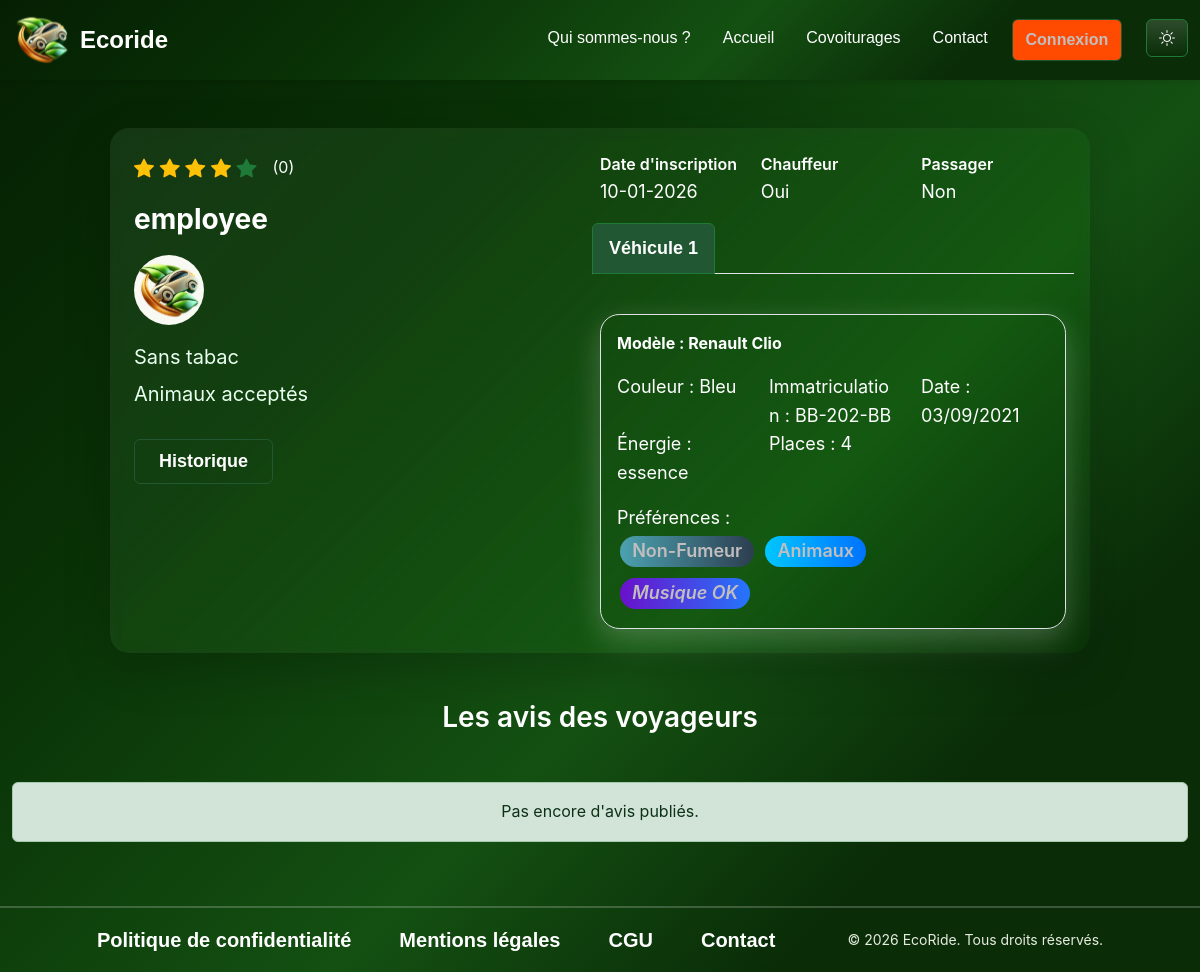
The page /profil/2 on the database its author committed.
### tables this page shows
CREATE TABLE IF NOT EXISTS `users` (
    `id` INT NOT NULL AUTO_INCREMENT,
    `pseudo` VARCHAR(50) NOT NULL,
    `email` VARCHAR(100) NOT NULL,
    `password` VARCHAR(255) NOT NULL,
    `role_id` INT NOT NULL DEFAULT 1,
    `is_active` TINYINT(1) NOT NULL DEFAULT 1,
    `credits` INT NULL DEFAULT 20,
    `note` DECIMAL(4, 2) NULL DEFAULT 0.00,
    `photo` VARCHAR(255) NULL,
    `created_at` DATETIME NULL DEFAULT CURRENT_TIMESTAMP,
    `travel_role` ENUM(
        'passager',
        'chauffeur',
        'les-deux'
    ) NOT NULL DEFAULT 'passager',
    `email_verified` TINYINT(1) NOT NULL DEFAULT 0,
    `email_verification_token` VARCHAR(64) NULL,
    `email_verification_expires` DATETIME NULL,
    PRIMARY KEY (`id`),
    UNIQUE KEY `ux_users_pseudo` (`pseudo`),
    UNIQUE KEY `ux_users_email` (`email`),
    KEY `fk_users_role` (`role_id`),
    CONSTRAINT `fk_users_role` FOREIGN KEY (`role_id`) REFERENCES `roles` (`id`) ON DELETE RESTRICT ON UPDATE RESTRICT
);

CREATE TABLE IF NOT EXISTS `vehicles` (
    `id` INT NOT NULL AUTO_INCREMENT,
    `user_id` INT NOT NULL,
    `marque` VARCHAR(50) NOT NULL,
    `modele` VARCHAR(50) NOT NULL,
    `couleur` VARCHAR(50) NULL,
    `immatriculation` VARCHAR(20) NOT NULL,
    `date_premiere_immatriculation` DATE NOT NULL,
    `fuel_type_id` INT NULL,
    `places_dispo` INT NOT NULL,
    `preferences` TEXT NULL,
    `custom_preferences` TEXT NULL,
    `created_at` DATETIME NULL DEFAULT CURRENT_TIMESTAMP,
    PRIMARY KEY (`id`),
    UNIQUE KEY `ux_vehicles_immat` (`immatriculation`),
    KEY `fk_vehicles_user` (`user_id`),
    KEY `fk_vehicles_fuel` (`fuel_type_id`),
    CONSTRAINT `fk_vehicles_user` FOREIGN KEY (`user_id`) REFERENCES `users` (`id`) ON DELETE CASCADE ON UPDATE RESTRICT,
    CONSTRAINT `fk_vehicles_fuel` FOREIGN KEY (`fuel_type_id`) REFERENCES `fuel_types` (`id`) ON DELETE SET NULL ON UPDATE RESTRICT
);

CREATE TABLE IF NOT EXISTS `fuel_types` (
    `id` INT NOT NULL AUTO_INCREMENT,
    `type_name` VARCHAR(50) NOT NULL,
    PRIMARY KEY (`id`),
    UNIQUE KEY `ux_fuel_types_name` (`type_name`)
);

### src/View/pages/profil-public.php (the view, shortened to what the rows shown need)
<?php
$reviewsCount = is_array($reviews ?? null) ? count($reviews) : 0;
?>
<div class="container-fluid py-5 my-profil-page profil-public-page">
    <div class="card shadow-lg border-0 rounded-4 p-4 mb-5 header-card">
        <div class="row g-3 g-lg-0 align-items-start profil-public-header">
            <div class="col-12 col-md-5 col-lg-6 text-center text-md-start mb-2 mb-lg-0 d-flex">
                <div class="left-stack d-flex flex-column align-items-center align-items-md-start gap-2 w-100">
                    <div class="d-flex align-items-center gap-2 mb-2">
                        <span class="fs-5">
                        </span>
                        <span class="ms-2">(<?= (int)$reviewsCount ?>)</span>
                    </div>
                    <h2 class="fw-bold mb-2" style="word-break:normal;overflow-wrap:normal;max-width:100%;">
                        <?= htmlspecialchars($profileUser['pseudo'] ?? '') ?>
                    </h2>
                    <?php $__avatar = !empty($profileUser['photo']) ? $profileUser['photo'] : (defined('DEFAULT_AVATAR_URL') ? DEFAULT_AVATAR_URL : '/assets/images/logo.svg'); ?>
                    <img src="<?= htmlspecialchars($__avatar) ?>" alt="Avatar" class="rounded-circle bg-white mb-2" style="width:70px;height:70px;object-fit:cover;" onerror="this.onerror=null;this.src='<?= defined('DEFAULT_AVATAR_URL') ? DEFAULT_AVATAR_URL : '/assets/images/logo.svg' ?>';">
                    <ul class="list-unstyled small mb-3">
                        <?php
                        $prefMap = ['animaux' => 'Animaux acceptés', 'pas-animaux' => 'Pas d\'animaux', 'fumeur' => 'Fumeur', 'non-fumeur' => 'Sans tabac'];
                        $prefsOut = [];
                        foreach (($vehicles ?? []) as $v) {
                            foreach (explode(',', $v->getPreferences() ?? '') as $p) {
                                $pc = strtolower(trim($p));
                                if (isset($prefMap[$pc])) $prefsOut[$pc] = $prefMap[$pc];
                            }
                        }
                        foreach ($prefsOut as $label) {
                            echo '<li>' . htmlspecialchars($label) . '</li>';
                        }
                        ?>
                    </ul>
                    <div class="d-flex flex-md-row gap-2 history-cta mt-3 mt-md-auto align-self-md-start">
                        <a href="#" class="btn btn-custom-outline px-4">Historique</a>
                    </div>
                </div>
            </div>
            <div class="col-12 col-md-7 col-lg-6">
                <div class="row g-3">
                    <div class="col-6 col-lg-4">
                        <div class="fw-semibold">Date d'inscription</div>
                        <div class="small"><?= !empty($profileUser['created_at']) ? date('d-m-Y', strtotime($profileUser['created_at'])) : 'Non renseignée' ?></div>
                    </div>
                    <?php if (!empty($vehicles)): ?>
                        <ul class="nav nav-tabs mb-4" id="vehicleTabs" role="tablist">
                            <?php foreach ($vehicles as $index => $vehicle): ?>
                                <li class="nav-item" role="presentation">
                                    <button class="nav-link <?= $index === 0 ? 'active' : '' ?>" id="vehicle-tab-<?= $index ?>"
                                        data-bs-toggle="tab" data-bs-target="#vehicle-<?= $index ?>" type="button" role="tab">
                                        Véhicule <?= $index + 1 ?>
                                    </button>
                                </li>
                            <?php endforeach; ?>
                        </ul>
                        <div class="tab-content" id="vehicleTabsContent">
                            <?php foreach ($vehicles as $index => $vehicle): ?>
                                <div class="tab-pane fade <?= $index === 0 ? 'show active' : '' ?>" id="vehicle-<?= $index ?>" role="tabpanel">
                                    <div class="card bg-transparent border rounded-3 p-3">
                                        <div class="fw-bold mb-3">
                                            Modèle : <?= htmlspecialchars($vehicle->getMarque()) . ' ' . htmlspecialchars($vehicle->getModele()) ?>
                                        </div>
                                        <div class="row small">
                                            <div class="col-md-4">Couleur : <?= htmlspecialchars($vehicle->getCouleur()) ?></div>
                                            <div class="col-md-4">Immatriculation : <?= htmlspecialchars($vehicle->getImmatriculation()) ?></div>
                                            <div class="col-md-4">Date : <?= date('d/m/Y', strtotime($vehicle->getDatePremiereImmatriculation())) ?></div>
                                            <div class="col-md-4">Énergie : <?= htmlspecialchars($vehicle->getFuelTypeName() ?? 'Non renseigné') ?></div>
                                            <div class="col-md-4">Places : <?= htmlspecialchars($vehicle->getPlacesDispo()) ?></div>
                                            <div class="col-12 mt-3">
                                                <strong>Préférences :</strong><br>
                                                <?php
                                                $prefs = explode(',', $vehicle->getPreferences() ?? '');
                                                $allowedPrefs = ['fumeur', 'non-fumeur', 'animaux', 'pas-animaux'];
                                                foreach ($prefs as $pref) {
                                                    $prefClean = strtolower(trim($pref));
                                                    if (in_array($prefClean, $allowedPrefs)) {
                                                        echo '<span class="badge badge-pref ' . $prefClean . ' me-2">' . htmlspecialchars($prefClean) . '</span>';
                                                    }
                                                }
                                                if (!empty($vehicle->getCustomPreferences())) {
                                                    echo '<span class="badge badge-pref custom">' . htmlspecialchars(trim($vehicle->getCustomPreferences())) . '</span>';
                                                }
                                                ?>
                                            </div>
                                        </div>
                                    </div>
                                </div>
                            <?php endforeach; ?>
                        </div>
                    <?php else: ?>
                        <div class="p-3 border rounded-3 bg-dark bg-opacity-25 w-100">Aucun véhicule renseigné</div>
                    <?php endif; ?>
                </div>
            </div>
        </div>
    </div>
    <h2 class="text-center mb-5">Les avis des voyageurs</h2>
</div>

### rows shown on the page
users: pseudo "employee", photo (picture), created_at "10-01-2026"
vehicles: marque "Renault", modele "Clio", couleur "Bleu", immatriculation "BB-202-BB", date_premiere_immatriculation "03/09/2021", fuel_type.type_name "essence", places_dispo "4", preferences "Non-Fumeur", preferences "Animaux", custom_preferences "Musique OK"

### other values the page prints
$reviewsCount "0"
$label "Sans tabac"
$label "Animaux acceptés"
